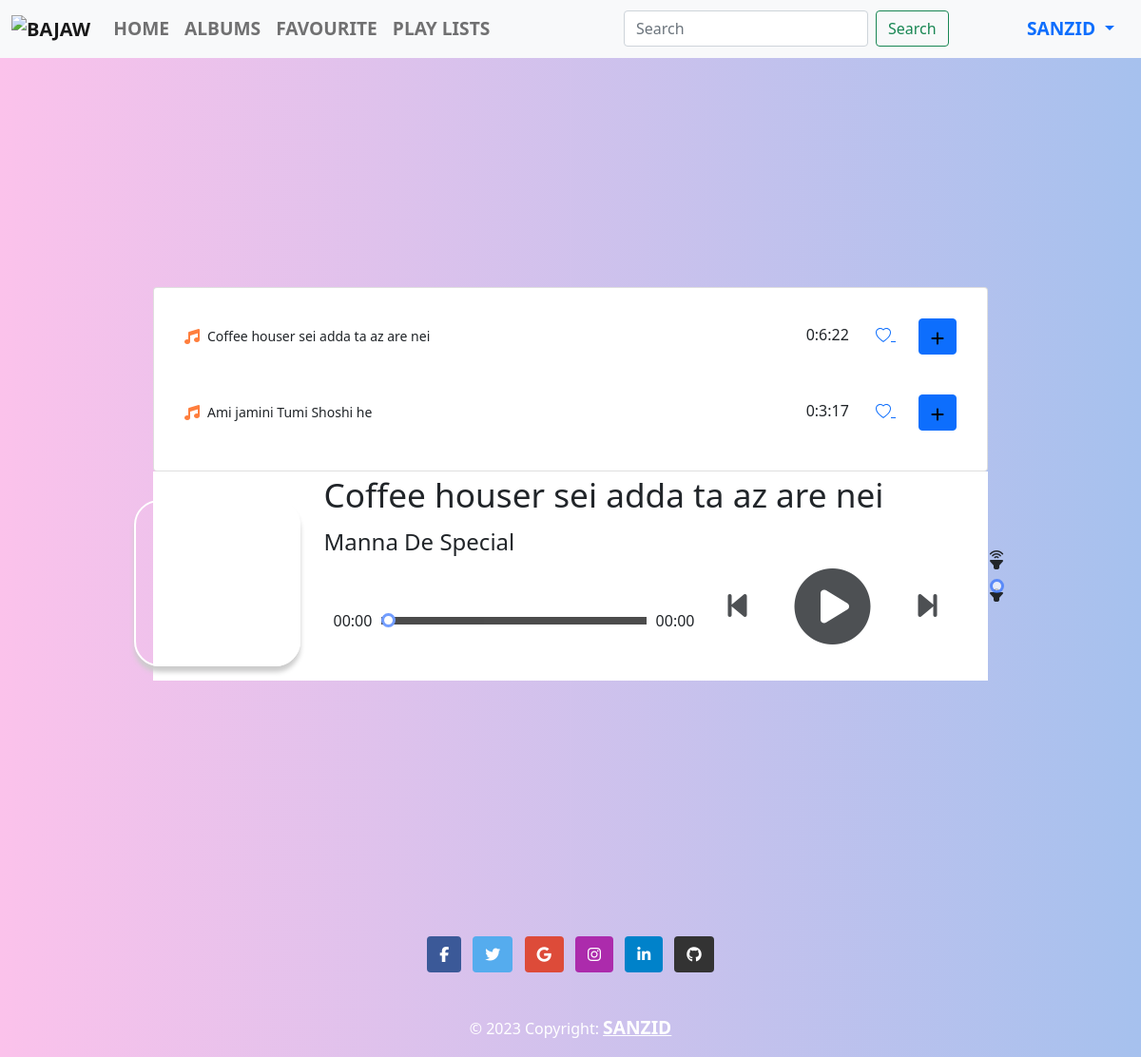
/favourite/ (signed in), run on the app's committed database.
### user/models.py (models this page shows, shortened)
class User(AbstractBaseUser):
    USER_TYPE = [
        ('STUDENT',_('STUDENT')),
        ('PREMIUM',_('PREMIUM')),
        ('GENERAL',_('GENERAL')),
    ]
    GENDER_TYPE = [
        ('MALE',_('MALE')),
        ('FEMALE',_('FEMALE'))
    ]
    email = models.EmailField(
        verbose_name='email address',
        max_length=255,
        unique=True,
    )
    first_name = models.CharField(max_length=35)
    last_name = models.CharField(max_length=35)
    date_of_birth = models.DateField()
    gender = models.CharField(choices=GENDER_TYPE,default='MALE',max_length=7)
    created_at = models.DateTimeField(auto_now_add=True)
    updated_at = models.DateTimeField(auto_now=True)
    user_type = models.CharField(choices=USER_TYPE,max_length=8)
    is_verified = models.BooleanField(default=False)
    is_active = models.BooleanField(default=True)
    is_admin = models.BooleanField(default=False)
    is_superuser = models.BooleanField(default=False)
    objects = UserManager()
    USERNAME_FIELD = 'email'
    REQUIRED_FIELDS = ['first_name','last_name','date_of_birth']

### song/models.py (models this page shows, shortened)
class Song(models.Model):
    id = models.UUIDField(primary_key=True,editable=False)
    song_title = models.CharField(max_length=250)
    song_album = models.ForeignKey(Album,on_delete=models.CASCADE)
    song = models.FileField(upload_to=file_directory_path)
    song_duration = models.CharField(max_length = 50,null=True,blank = True,editable = False)
    song_extension = models.CharField(max_length = 10,blank=True,null=True,editable = False)
    date_created = models.DateField(auto_now_add=True)

### song/views.py (the view)
# urls.py: path('favourite/',login_required(FavouriteSongView.as_view()),name='favourite_songs'),
class FavouriteSongView(View):
    def get(self,request,*args, **kwargs):
        try:
            song_id = kwargs['id']
            song = Song.objects.get(pk=song_id)
            remove_fav = SongLikedBy.objects.filter(song=song,user=request.user)
            if len(remove_fav):
                remove_fav[0].delete()
            else:
                SongLikedBy.objects.create(user=request.user,song=song)
            return redirect(request.META.get('HTTP_REFERER', 'redirect_if_referer_not_found'))
        except:
            favourite_songs = Song.objects.filter(songlikedby__user=request.user)
            playlists = Playlist.objects.filter(creator=request.user)
            return render(request,'song/song_list.html',{'songs':favourite_songs,'playlists':playlists})

### album/models.py (called while the page is built)
    def __str__(self):
        return self.album_name

### template/song/song_list.html (shortened to what this page needs)
{% extends '../base.html' %}
{% load static  %}
{% block inner_content %}
<div class="container">
    <div class="row cant d-flex justify-content-center align-items-center">
        <div class="col-md-12">
           <div class="p-3 card">
                {% for song in songs %}
                    <div class="d-flex justify-content-between align-items-center p-3 music" >
                        <div class="d-flex flex-row align-items-center"  onclick="PlayCurrent('{{song.id}}')" id="{{song.id}}">
                            <i class="fa fa-music color"></i>
                            <small class="ml-2 ps-2">{{song.song_title}}</small>
                        </div>
                        <span >
                            {{song.song_duration}}
                            <a class="mx-4" href="{% url 'add_favourite' song.id %}">
                            </a>
                            <button type="button" class="btn btn-primary" data-bs-toggle="modal" data-bs-target="#exampleModal{{song.id}}">
                                <svg xmlns="http://www.w3.org/2000/svg" height="1em" viewBox="0 0 448 512"><path d="M256 80c0-17.7-14.3-32-32-32s-32 14.3-32 32V224H48c-17.7 0-32 14.3-32 32s14.3 32 32 32H192V432c0 17.7 14.3 32 32 32s32-14.3 32-32V288H400c17.7 0 32-14.3 32-32s-14.3-32-32-32H256V80z"/></svg>
                              </button>
                        </span>
                    </div>
                {% endfor %}
           </div>
           {% include '../song_play_footer.html' %}
        </div>
    </div>
</div>
{% endblock inner_content %}

### template/base.html (shortened to what this page needs)
{% load static  %}
<!DOCTYPE html>
<html lang="en">
<head>
    <link rel="stylesheet" href="{% static './css/style.css' %}">
    <link rel="stylesheet" href="{% static './css/bootstrap.min.css' %}">
    <link rel="stylesheet" href="https://cdnjs.cloudflare.com/ajax/libs/font-awesome/4.7.0/css/font-awesome.min.css">
  </head>
<body>
    <nav class="navbar navbar-expand-lg navbar-light bg-light">
        <div class="container-fluid">
            <a class="navbar-brand" href="#"><img src="{% static './icon/bajaw.png' %}" alt="Bajaw" style="height: 25px;"></a>
            <div class="collapse navbar-collapse" id="navbarSupportedContent">
            <ul class="navbar-nav me-auto mb-2 mb-lg-0">
                <li class="nav-item">
                <a class="nav-link" aria-current="page" href="/">Home</a>
                </li>
                <li class="nav-item">
                  <a class="nav-link" href="{% url "albums" %}">Albums</a>
                </li>
                <li class="nav-item">
                <a class="nav-link" href="{% url "favourite_songs" %}">Favourite</a>
                </li>
                <li class="nav-item">
                  <a class="nav-link" href="{% url "playlist:all_playlist" %}">Play Lists</a>
                </li>
            </ul>
            <div class="mx-auto order-0">
                <form class="d-flex">
                <input class="form-control me-2" type="search" placeholder="Search" aria-label="Search">
                <button class="btn btn-outline-success" type="submit">Search</button>
                </form>
            </div>
            {% if user.is_authenticated %}
                <span class="nav-item dropdown">
                <a class="nav-link dropdown-toggle" href="#" id="navbarDropdown" role="button" data-bs-toggle="dropdown" aria-expanded="false">
                  {{user.first_name}}
                </a>
            {% else %}
            <a href='{% url "user_login" %}' class='d-flex px-3 nav-link'>Login</a>
            {% endif %}
            </div>
        </div>
    </nav>
    <section class="h-100 gradient-custom-2">
        <div class="container py-5 h-100">
            <div class="row d-flex justify-content-center align-items-center h-100">
                <div class="col col-12 col-md-10 col-xs-8">
                {% block inner_content %}{% endblock inner_content %}
                </div>
            </div>
        </div>
    </section>
    <footer class="gradient-custom-2 text-center text-white">
        <div class="container p-4 pb-0">
          <section class="mb-4">
            <a
              class="btn text-white btn-floating m-1"
              style="background-color: #3b5998;"
              href="#!"
              role="button"
              ><i class="fab fa-facebook-f"></i
            ></a>
            <a
              class="btn text-white btn-floating m-1"
              style="background-color: #55acee;"
              href="#!"
              role="button"
              ><i class="fab fa-twitter"></i
            ></a>
            <a
              class="btn text-white btn-floating m-1"
              style="background-color: #dd4b39;"
              href="#!"
              role="button"
              ><i class="fab fa-google"></i
            ></a>
            <a
              class="btn text-white btn-floating m-1"
              style="background-color: #ac2bac;"
              href="#!"
              role="button"
              ><i class="fab fa-instagram"></i
            ></a>
            <a
              class="btn text-white btn-floating m-1"
              style="background-color: #0082ca;"
              href="#!"
              role="button"
              ><i class="fab fa-linkedin-in"></i
            ></a>
            <a
              class="btn text-white btn-floating m-1"
              style="background-color: #333333;"
              href="#!"
              role="button"
              ><i class="fab fa-github"></i
            ></a>
          </section>
        </div>
        <div class="text-center p-3 gradient-custom-2">
          © 2023 Copyright:
          <a class="text-white" href="https://facebook.com/000111T">Sanzid</a>
        </div>
      </footer>
</body>
</html>

### static/css/style.css (style rules this page uses)
*, *::before, *::after { box-sizing: border-box; -webkit-box-sizing: border-box; }
a { text-decoration: none; outline: none; color: #ffffff; font-size: 1.2rem; font-weight: bold; text-transform: uppercase; }
body, input, button { font-family: "Muli", sans-serif, -apple-system, BlinkMacSystemFont, "Helvetica Neue", Helvetica, sans-serif; outline: none; }
.gradient-custom-2 { background: #fbc2eb; background: -webkit-linear-gradient(to right, rgba(251, 194, 235, 1), rgba(166, 193, 238, 1)); background: linear-gradient(to right, rgba(251, 194, 235, 1), rgba(166, 193, 238, 1)) }
.cant { height: 100vh; display: flex; justify-content: center; align-items: center; }
.music { margin-bottom: 10px; }
.color { color: #ff7e3d; }
body { font-family: Arial, Helvetica, sans-serif; color: whitesmoke; }
i, i.fa-play-circle, i.fa-pause-circle, i.fa-step-forward, i.fa-step-backward { cursor: pointer; }

### data on the page
User: first_name "SANZID"
Song: song_title "Coffee houser sei adda ta az are nei", song_duration "0:6:22"
Song: song_title "Ami jamini Tumi Shoshi he", song_duration "0:3:17"
